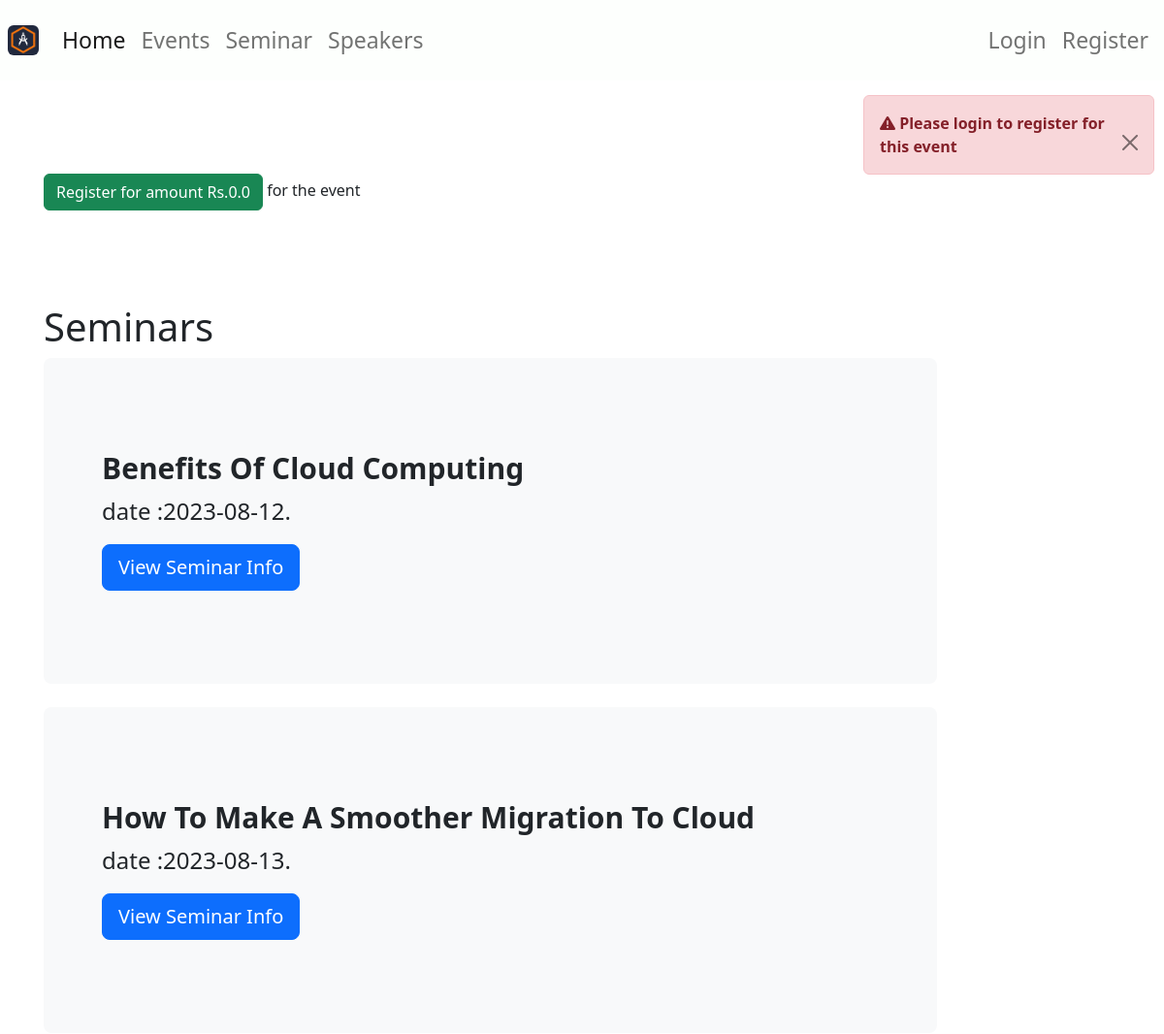
Page /event/detail/1 (upper part) on the earlier database version.
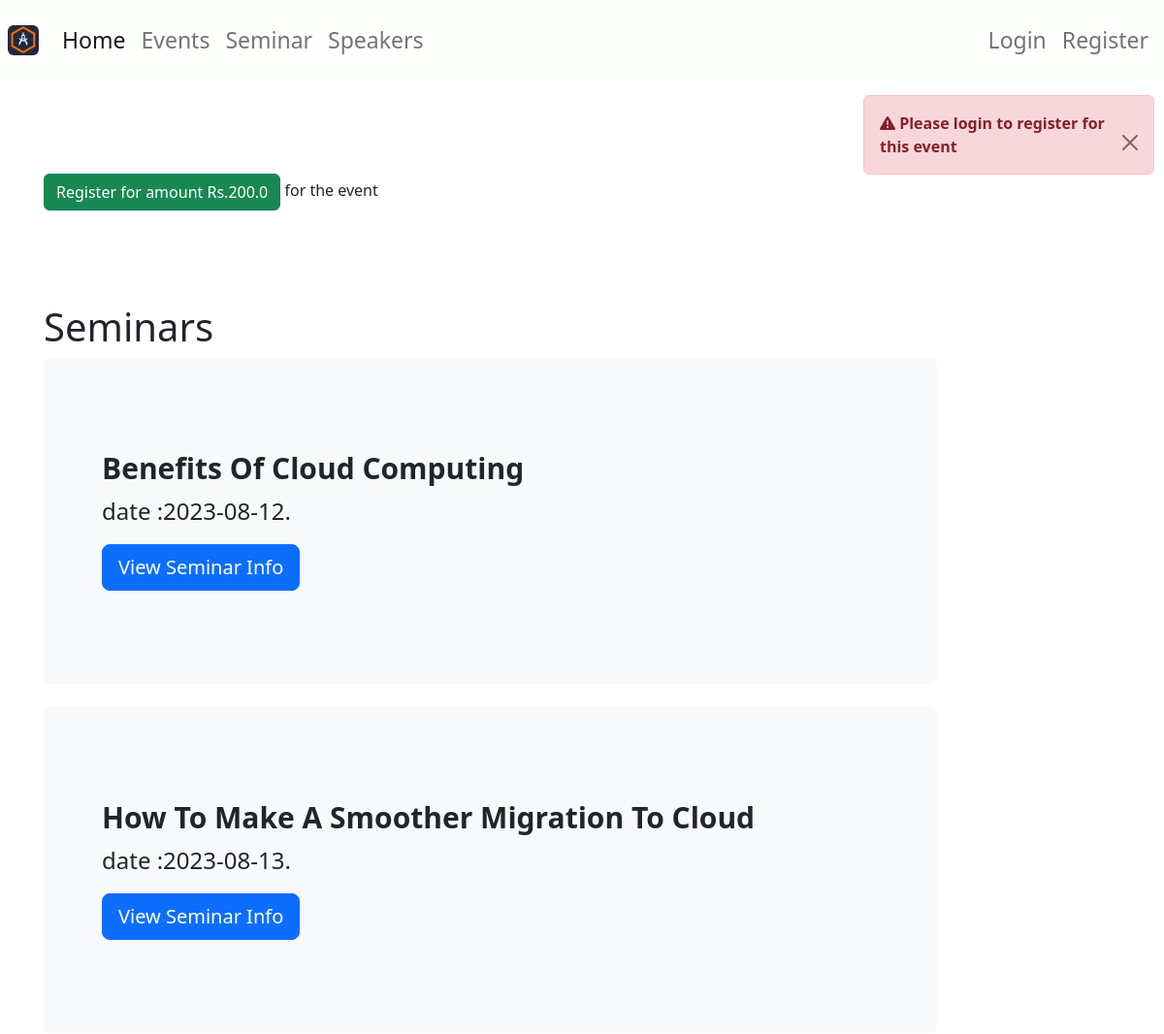
Same page on the later database version.
### database.py (models this page shows, shortened)
class Event(Base):
    __tablename__ = 'events'
    id = Column(Integer, primary_key=True)
    user_id = Column(Integer, ForeignKey('users.id'))
    organization = Column(String(64), nullable=False)
    name = Column(String(64), nullable=False)
    description = Column(String(255), nullable=False)
    date= Column(DateTime, nullable=False)
    time= Column(DateTime, nullable=False)
    location = Column(String(64), nullable=False)
    days = Column(Integer, nullable=False)
    avatar=Column(String(255), nullable=False)
    fee = Column(Float, nullable=False, default=0.0)
    created_at = Column(DateTime, default=datetime.now)
    updated_at = Column(DateTime, default=datetime.now, onupdate=datetime.now)
    class Meta:
        ordering = ('-created_at',)
        verbose_name = 'Event'
        verbose_name_plural = 'Events'

### app.py (the view)
@app.route('/event/detail/<int:id>')
def event_detail(id):
    db = opendb()
    event = db.query(Event).filter_by(id=id).first()
    seminars = db.query(Seminar).filter_by(event=id).all()
    if session.get('isauth'):
        print(session)
        user_id = session.get('user_id')
        print(f'{user_id} {id}')
        print(f'{db.query(Attendee).filter_by(user_id=user_id, event=id)}')
        if db.query(Attendee).filter_by(user_id=user_id, event=id).first() is not None:
            is_attending = True
        else:
            is_attending = False
        return render_template('event_detail.html', event=event, seminars=seminars, eid=id, is_attending=is_attending)
    else:
        flash('Please login to register for this event', 'danger')
    return render_template('event_detail.html', event=event, seminars=seminars, eid=id)

### database.py (called while the page is built)
def opendb():
    engine = create_engine(DB_URL)
    Base.metadata.create_all(engine)
    session_factory = sessionmaker(bind=engine)
    Session = scoped_session(session_factory)
    return Session()

### templates/event_detail.html (shortened to what this page needs)
{% extends 'base.html' %}
{% block content %}
{% if is_attending %}
    <div class="container bg-success">
      <div class="row my-5">
          <div class="col p-2 text-light">
            You are attending this event
          </div>
      </div>
    </div>
{% else %}
<div class="container">
  <div class="row my-5">
      <div class="col py-5">
          <a  class="btn btn-success" href="/event/register/{{eid}}" role="button">Register for amount Rs.{{event.fee}}</a> for the event
      </div>
  </div>
</div>
{% endif %}
<div class="container">
    <div class="row">
        <div class="col-md-10">
            <h1>Seminars</h1>
            {% for s in seminars %}
            <div class="p-5 mb-4 bg-light rounded-3">
                <div class="container-fluid py-5">
                    <h1 class="display-5 fw-bold">{{s.topic}}</h1>
                    <p class="col-md-8 fs-4">date :{{s.sem_date.date()}}.</p>
                    <a class="btn btn-primary btn-lg" href="/seminar/detail/{{s.id}}">View Seminar Info</a>
                </div>
            </div>
            {% endfor %}
        </div>
    </div>
</div>
{% endblock %}

Differences in the rows shown:
changed Event: fee "0.0" → "200.0"
